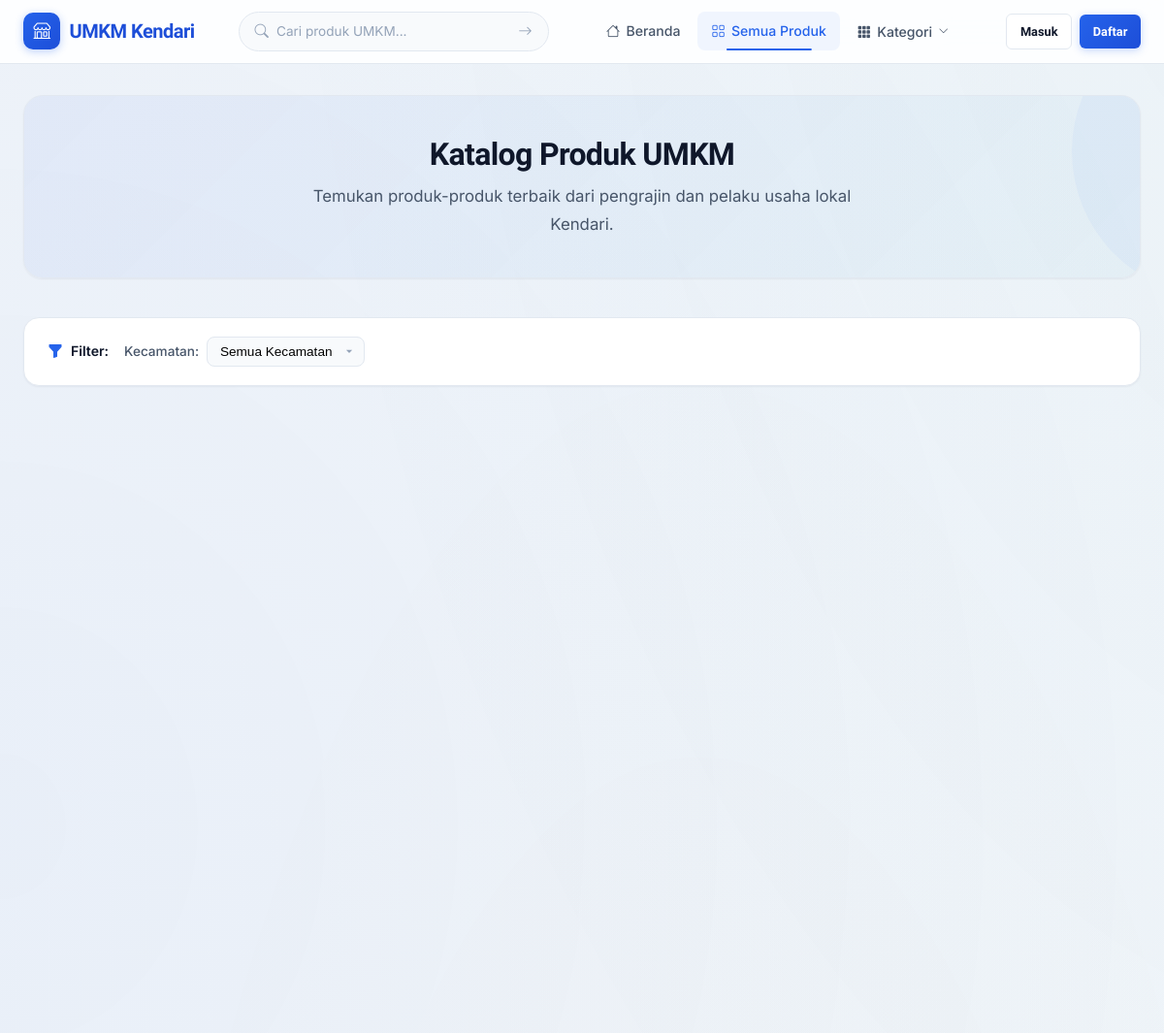
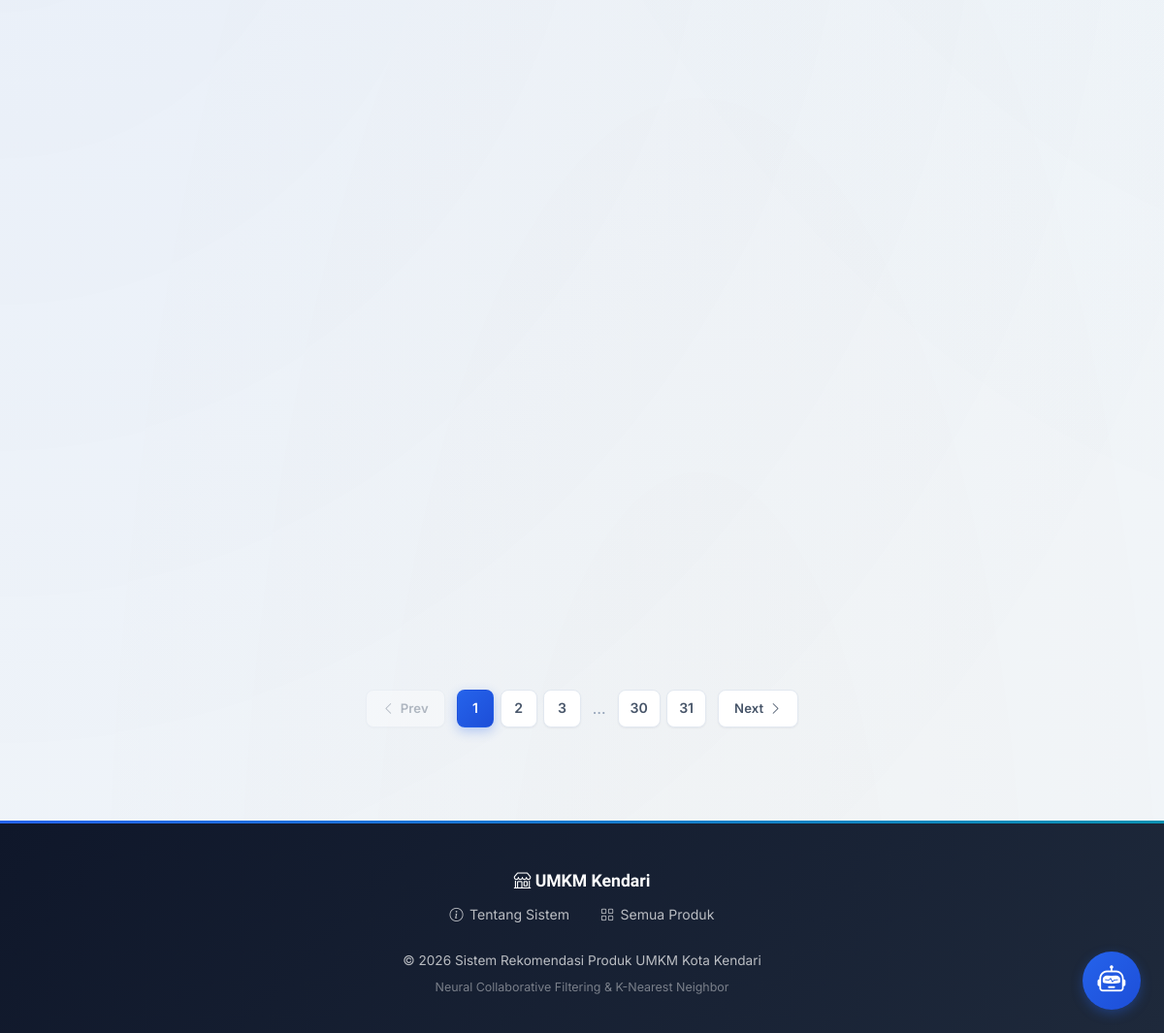
/produk, run on an earlier commit of the app's database (2 pictures, top to bottom).
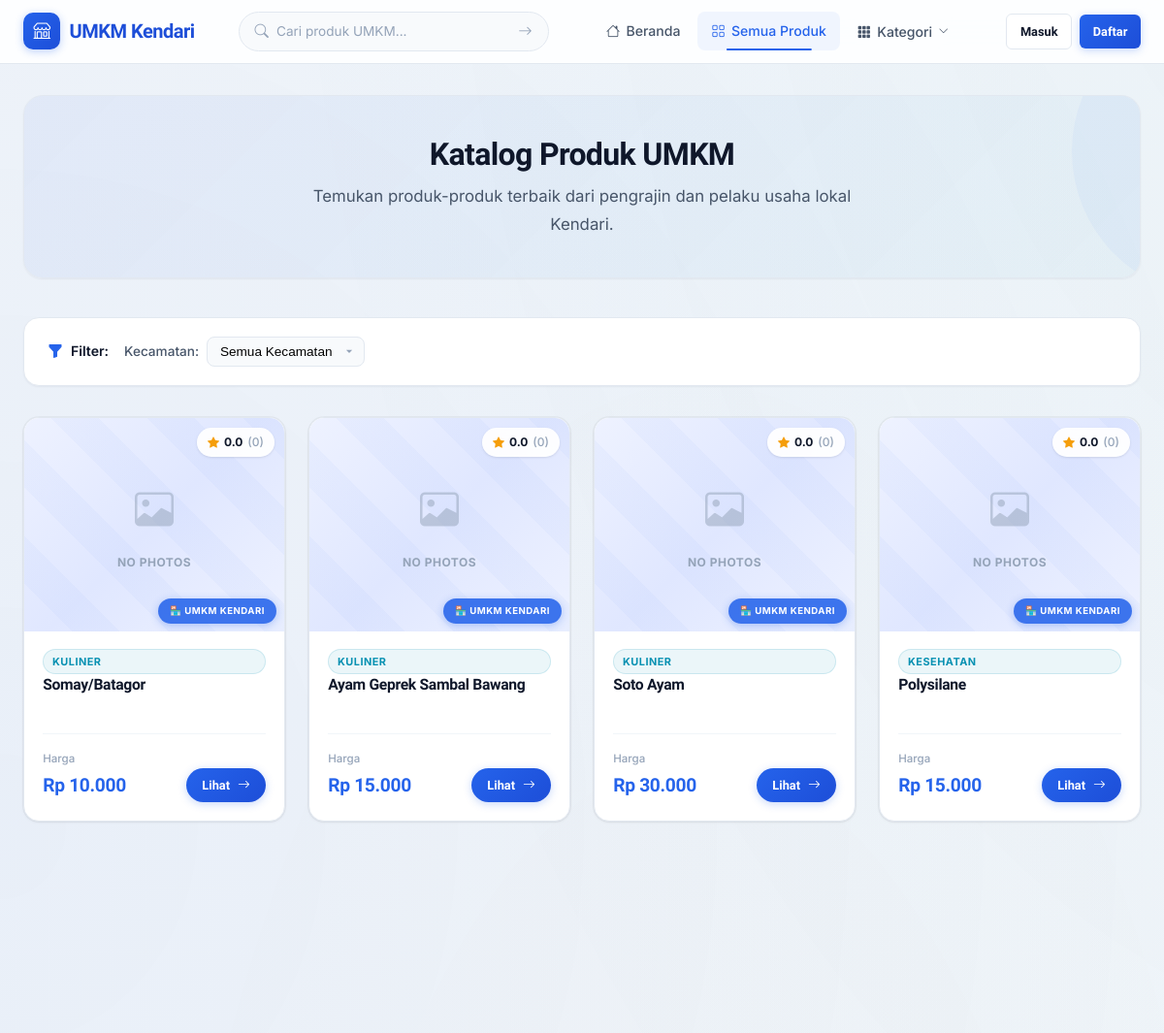
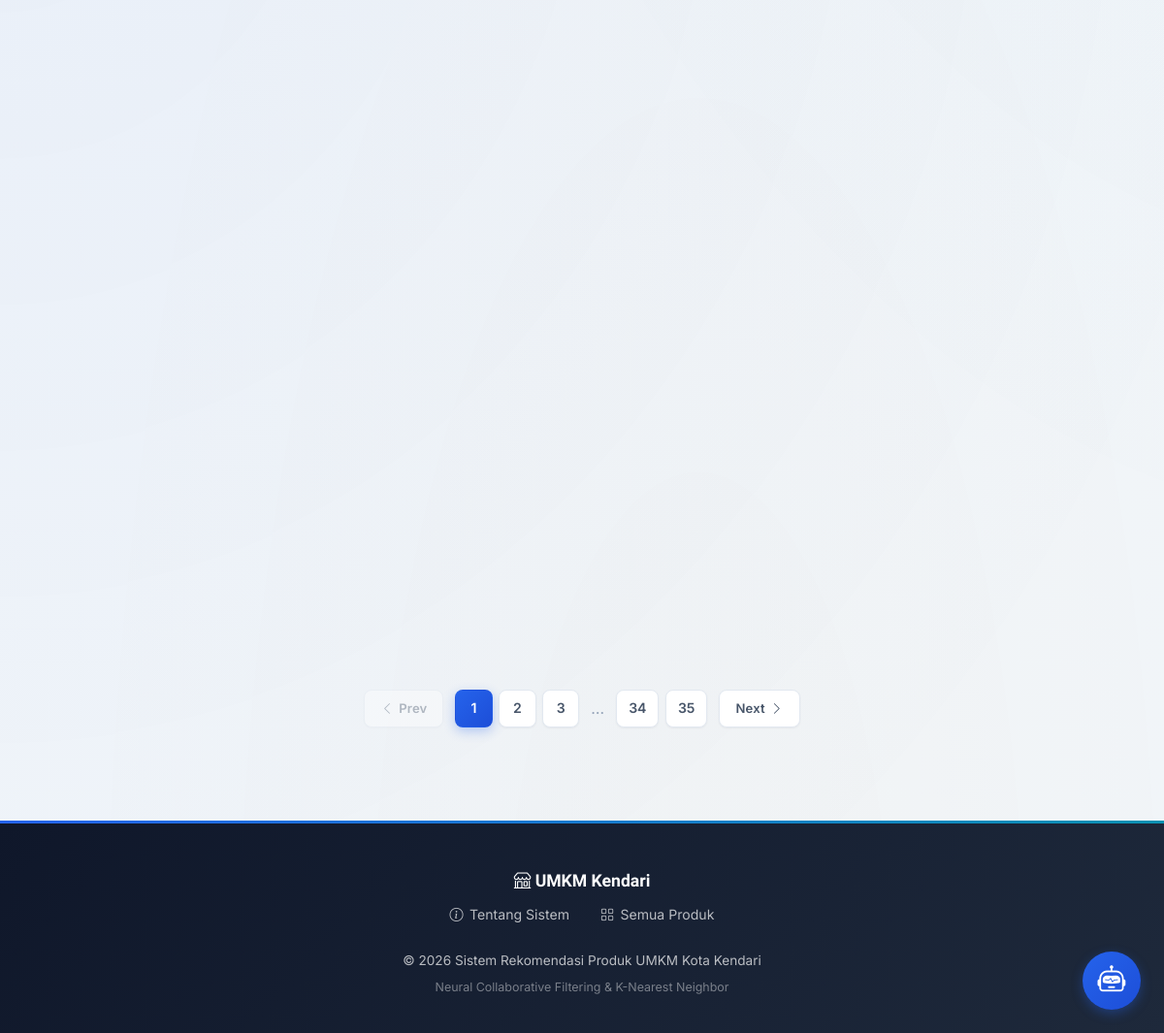
And on a later commit of the database (2 pictures, top to bottom).
### tables this page shows
CREATE TABLE produk (
            id INTEGER PRIMARY KEY AUTOINCREMENT,
            nama TEXT NOT NULL,
            deskripsi TEXT DEFAULT '',
            harga REAL NOT NULL DEFAULT 0,
            stok INTEGER NOT NULL DEFAULT 0,
            gambar TEXT DEFAULT 'default.jpg',
            kategori_id INTEGER,
            seller_id INTEGER NOT NULL,
            created_at TIMESTAMP DEFAULT CURRENT_TIMESTAMP, tersedia INTEGER NOT NULL DEFAULT 1, kecamatan TEXT DEFAULT 'Kendari',
            FOREIGN KEY (kategori_id) REFERENCES kategori(id) ON DELETE SET NULL,
            FOREIGN KEY (seller_id) REFERENCES users(id) ON DELETE CASCADE
        );

### routes/main.py (the view)
@main_bp.route('/produk')
def list_produk():
    kecamatan = request.args.get('kecamatan', '')
    kategori_id = request.args.get('kategori', type=int)
    page = request.args.get('page', 1, type=int)
    per_page = 12
    if kecamatan:
        all_produk = Produk.get_by_kecamatan(kecamatan)
    elif kategori_id:
        all_produk = Produk.get_by_kategori(kategori_id)
    else:
        all_produk = Produk.get_all()
    total = len(all_produk)
    total_pages = max(1, (total + per_page - 1) // per_page)
    page = min(page, total_pages)
    start = (page - 1) * per_page
    produk_list = all_produk[start:start + per_page]
    kategori_list = Kategori.get_all()
    kecamatan_list = Produk.get_kecamatan_list()
    return render_template('produk/list.html',
                           produk_list=produk_list,
                           kategori_list=kategori_list,
                           kecamatan_list=kecamatan_list,
                           selected_kecamatan=kecamatan,
                           page=page,
                           total_pages=total_pages,
                           total=total)

### models/database.py (called while the page is built)
def get_db():
    from flask import g
    if 'db' not in g:
        g.db = sqlite3.connect(DATABASE)
        g.db.row_factory = sqlite3.Row
        g.db.execute("PRAGMA foreign_keys = ON")
    return g.db

### models/kategori.py (called while the page is built)
    @staticmethod
    def get_all():
        db = get_db()
        rows = db.execute('SELECT * FROM kategori ORDER BY nama').fetchall()
        return [Kategori(**dict(row)) for row in rows]

### models/produk.py (called while the page is built)
    @staticmethod
    def _base_query():
        return '''
            SELECT p.*,
                   k.nama as kategori_nama,
                   u.nama_lengkap as seller_nama,
                   u.no_telepon as seller_no_telepon,
                   COALESCE(AVG(r.score), 0) as avg_rating,
                   COUNT(r.id) as total_rating
            FROM produk p
            LEFT JOIN kategori k ON p.kategori_id = k.id
            LEFT JOIN users u ON p.seller_id = u.id
            LEFT JOIN ratings r ON p.id = r.produk_id
        '''

    @staticmethod
    def get_all(limit=None, kecamatan=None):
        db = get_db()
        query = Produk._base_query()
        params = []
        if kecamatan:
            query += ' WHERE p.kecamatan = ?'
            params.append(kecamatan)
        query += ' GROUP BY p.id ORDER BY p.created_at DESC'
        if limit:
            query += f' LIMIT {limit}'
        rows = db.execute(query, params).fetchall()
        return [Produk(**dict(row)) for row in rows]

    @staticmethod
    def get_kecamatan_list():
        db = get_db()
        rows = db.execute('SELECT DISTINCT kecamatan FROM produk ORDER BY kecamatan').fetchall()
        return [row['kecamatan'] for row in rows]

### templates/produk/list.html (shortened to what this page needs)
{% extends "base.html" %}
{% block content %}
<div class="container" style="padding-top: 2rem;">
    <div class="page-hero">
        {% if search_keyword %}
        <div class="page-hero-icon">
            <i class="bi bi-search"></i>
        </div>
        <h1>
            Hasil Pencarian: "<span style="color:var(--primary);">{{ search_keyword }}</span>"
        </h1>
        <p>Ditemukan <strong>{{ total }}</strong> produk UMKM yang sesuai dengan pencarian Anda.</p>
        {% else %}
        <h1>Katalog Produk UMKM</h1>
        <p>Temukan produk-produk terbaik dari pengrajin dan pelaku usaha lokal Kendari.</p>
        {% endif %}
    </div>
    <div class="filter-bar">
        <div style="display: flex; align-items: center; gap: 0.5rem;">
            <i class="bi bi-funnel-fill" style="color: var(--primary);"></i>
            <span style="font-weight: 600; color: var(--text-primary); font-size: 0.88rem;">Filter:</span>
        </div>
        <div style="display: flex; align-items: center; gap: 0.5rem;">
            <label for="kecamatan-select" style="font-size: 0.85rem; color: var(--text-secondary); font-weight: 500;">Kecamatan:</label>
            <select id="kecamatan-select" onchange="filterByKecamatan(this.value)">
                <option value="">Semua Kecamatan</option>
            </select>
        </div>
    </div>
    {% if produk_list %}
    <div class="product-grid">
        {% for produk in produk_list %}
        <div class="product-card" style="display: flex; flex-direction: column; height: 100%;">
            <div class="card-image" style="height: 220px; position: relative;">
                <a href="{{ url_for('main.detail_produk', produk_id=produk.id) }}" class="product-image-wrapper">
                    <div class="no-photo-placeholder" style="display: none; position: absolute; top: 0; left: 0; right: 0; bottom: 0;">
                        <i class="bi bi-image"></i>
                        <span>No Photos</span>
                    </div>
                </a>
                <div class="rating-badge">
                    <i class="bi bi-star-fill"></i> {{ "{:.1f}".format(produk.avg_rating) }} <span style="color: var(--text-muted); font-weight: 500;">({{ produk.total_rating }})</span>
                </div>
            </div>
            <div class="card-body" style="flex: 1; display: flex; flex-direction: column;">
                <div class="card-category">
                    {{ produk.kategori_nama or 'Umum' }}
                </div>
                <h3 class="card-title" style="min-height: 2.8rem; margin-bottom: auto;">
                    <a href="{{ url_for('main.detail_produk', produk_id=produk.id) }}">{{ produk.nama }}</a>
                </h3>
                <div class="card-footer-bar">
                    <div>
                        <div class="card-price-label">Harga</div>
                        <div class="card-price-value">Rp {{ "{:,.0f}".format(produk.harga).replace(',', '.') }}</div>
                    </div>
                    <a href="{{ url_for('main.detail_produk', produk_id=produk.id) }}" class="btn btn-primary btn-sm" style="border-radius: var(--radius-full); padding: 0.4rem 1rem;">
                        Lihat <i class="bi bi-arrow-right"></i>
                    </a>
                </div>
            </div>
        </div>
        {% endfor %}
    </div>
    {% if total_pages is defined and total_pages > 1 %}
    {% set qs_parts = [] %}
    {% if search_keyword %}{% set _ = qs_parts.append('q=' ~ search_keyword) %}{% endif %}
    {% if request.args.get('kategori') %}{% set _ = qs_parts.append('kategori=' ~ request.args.get('kategori')) %}{% endif %}
    {% if request.args.get('kecamatan') %}{% set _ = qs_parts.append('kecamatan=' ~ request.args.get('kecamatan')) %}{% endif %}
    {% set base_qs = qs_parts | join('&') %}
    {% set sep = '&' if base_qs else '' %}
    <div class="pagination-wrapper">
        {% if page > 1 %}
        <a href="?{{ base_qs }}{{ sep }}page={{ page - 1 }}" class="page-btn page-btn-nav">
            <i class="bi bi-chevron-left"></i> Prev
        </a>
        {% else %}
        <span class="page-btn page-btn-nav disabled"><i class="bi bi-chevron-left"></i> Prev</span>
        {% endif %}
        <div class="page-numbers">
            {% for p in range(1, total_pages + 1) %}
                {% if p == page %}
                <span class="page-btn active">{{ p }}</span>
                {% elif p <= 2 or p > total_pages - 2 or (p >= page - 2 and p <= page + 2) %}
                <a href="?{{ base_qs }}{{ sep }}page={{ p }}" class="page-btn">{{ p }}</a>
                {% elif p == 3 or p == total_pages - 2 %}
                <span class="page-ellipsis">…</span>
                {% endif %}
            {% endfor %}
        </div>
        {% if page < total_pages %}
        <a href="?{{ base_qs }}{{ sep }}page={{ page + 1 }}" class="page-btn page-btn-nav">
            Next <i class="bi bi-chevron-right"></i>
        </a>
        {% else %}
        <span class="page-btn page-btn-nav disabled">Next <i class="bi bi-chevron-right"></i></span>
        {% endif %}
    </div>
    {% endif %}
    {% endif %}
</div>
{% endblock %}

### templates/base.html (shortened to what this page needs)
<!DOCTYPE html>
<html lang="id">
<head>
    <link rel="stylesheet" href="{{ url_for('static', filename='css/style.css') }}">
    <link rel="stylesheet" href="https://cdn.jsdelivr.net/npm/bootstrap-icons@1.11.3/font/bootstrap-icons.min.css">
    <link rel="stylesheet" href="https://cdn.jsdelivr.net/npm/sweetalert2@11/dist/sweetalert2.min.css">
</head>
<body>
    <nav class="navbar" id="mainNav">
        <div class="container">
            <a href="{{ url_for('main.index') }}" class="navbar-brand">
                <span class="brand-icon"><i class="bi bi-shop"></i></span>
                UMKM Kendari
            </a>
            <form action="{{ url_for('main.search') }}" method="GET" class="nav-search">
                <i class="bi bi-search"></i>
                <input type="text" name="q" placeholder="Cari produk UMKM..." value="{{ request.args.get('q', '') }}">
                <button type="submit"><i class="bi bi-arrow-right"></i></button>
            </form>
            <ul class="navbar-nav">
                <li><a href="{{ url_for('main.index') }}" class="nav-link {% if request.endpoint == 'main.index' %}active{% endif %}"><i class="bi bi-house"></i> Beranda</a></li>
                <li><a href="{{ url_for('main.list_produk') }}" class="nav-link {% if request.endpoint == 'main.list_produk' and not request.args.get('kategori') %}active{% endif %}"><i class="bi bi-grid"></i> Semua Produk</a></li>
                {% if kategori_list %}
                <li class="nav-dropdown">
                    <button class="nav-link nav-dropdown-toggle" id="kategoriDropdownBtn" aria-expanded="false">
                        <i class="bi bi-grid-3x3-gap-fill"></i> Kategori
                        <i class="bi bi-chevron-down nav-dropdown-chevron"></i>
                    </button>
                </li>
                {% endif %}
            </ul>
            <div class="nav-auth">
                {% if current_user.is_authenticated %}
                    {% if current_user.role == 'admin' %}
                        <a href="{{ url_for('admin.dashboard') }}" class="btn btn-sm btn-secondary"><i class="bi bi-gear"></i> Admin</a>
                    {% elif current_user.role == 'seller' %}
                        <a href="{{ url_for('seller.dashboard') }}" class="btn btn-sm btn-secondary"><i class="bi bi-box"></i> Toko Saya</a>
                    {% else %}
                    {% endif %}
                    <a href="{{ url_for('main.profil') }}" class="btn btn-sm btn-secondary"><i class="bi bi-person"></i> {{ current_user.username }}</a>
                    <a href="{{ url_for('auth.logout') }}" class="btn btn-sm btn-danger"><i class="bi bi-box-arrow-right"></i></a>
                {% else %}
                    <a href="{{ url_for('auth.login') }}" class="btn btn-sm btn-secondary">Masuk</a>
                    <a href="{{ url_for('auth.register') }}" class="btn btn-sm btn-primary">Daftar</a>
                {% endif %}
            </div>
        </div>
    </nav>
    <main>
        {% block content %}{% endblock %}
    </main>
    <footer class="footer">
        <div class="container">
            <div class="footer-brand">
                <i class="bi bi-shop"></i> UMKM Kendari
            </div>
            <div class="footer-links">
                <a href="{{ url_for('main.tentang') }}"><i class="bi bi-info-circle"></i> Tentang Sistem</a>
                <a href="{{ url_for('main.list_produk') }}"><i class="bi bi-grid"></i> Semua Produk</a>
            </div>
            <p>&copy; 2026 Sistem Rekomendasi Produk UMKM Kota Kendari</p>
            <p style="margin-top: 0.3rem; font-size: 0.78rem; opacity: 0.6;">Neural Collaborative Filtering & K-Nearest Neighbor</p>
        </div>
    </footer>
    {% include "partials/chatbot_widget.html" %}
</body>
</html>

### templates/partials/chatbot_widget.html (shortened to what this page needs)
<div class="chatbot-widget-container">
    <button class="chatbot-fab" id="chatbotFab" title="Buka Chat Asisten">
        <i class="bi bi-robot"></i>
    </button>
</div>

### templates/partials/chatbot_widget.html (style rules this page uses)
.chatbot-widget-container { position: fixed; bottom: 24px; right: 24px; z-index: 9999; }
.chatbot-fab { width: 60px; height: 60px; border-radius: 50%; background: linear-gradient(135deg, var(--primary), var(--primary-dark)); color: white; border: none; box-shadow: 0 4px 12px rgba(37,99,235,0.35); font-size: 1.8rem; cursor: pointer; transition: transform 0.3s cubic-bezier(0.175, 0.885, 0.32, 1.275), box-shadow 0.3s ease; display: flex; align-items: center; justify-content: center; }

What changed in the data, as far as the page shows it:
added produk: avg_rating "0.0", total_rating "0", kategori_nama "KULINER", nama "Somay/Batagor", harga "10.000"
added produk: avg_rating "0.0", total_rating "0", kategori_nama "KULINER", nama "Ayam Geprek Sambal Bawang", harga "15.000"
added produk: avg_rating "0.0", total_rating "0", kategori_nama "KULINER", nama "Soto Ayam", harga "30.000"
added produk: avg_rating "0.0", total_rating "0", kategori_nama "KESEHATAN", nama "Polysilane", harga "15.000"
Also different on the page:
new list line: "34"
new list line: "35"
list line gone: "30"
list line gone: "31"
